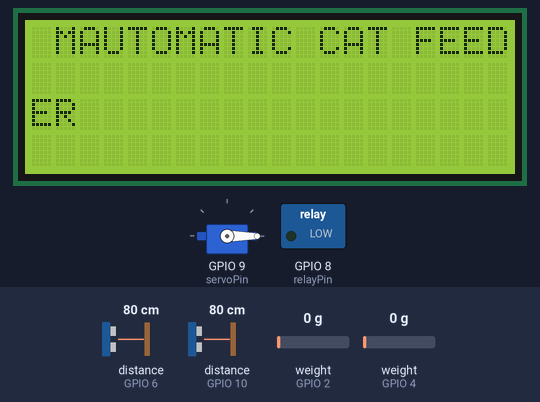
Simulated run of this sketch. Board: ESP8266 (NodeMCU). Shown: 20×4 character LCD, servo, switched loads named in the sketch (green lamp = pin HIGH). Inputs (shaded band) come from the test bench; at power-on: distance to the obstacle (sensors on GPIO 6, GPIO 10) 80 cm, weight on the scale (sensors on GPIO 2, GPIO 4) 0 g. The echo pulse lasts 58.3 µs per cm; WiFi joins after 1.5 s; servers stay silent unless stated; the local clock reads 2024-03-15 10:24:30 at power-on unless the sketch sets it; pins used as bus, display or sensor lines are not drawn; what the sketch prints to the serial monitor is not drawn.

Above: at 3.2 s.
At 8.8 s:
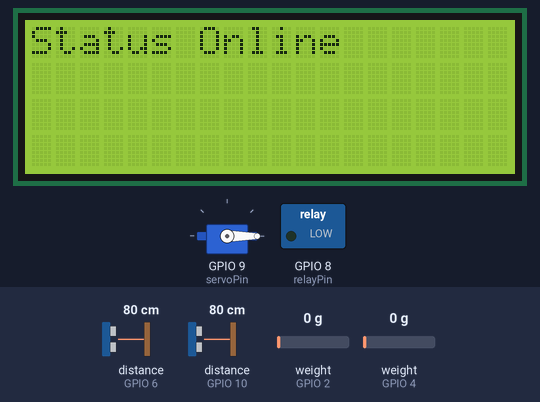
8.9 s: distance to the obstacle (sensor on GPIO 6) set to 7 cm
18.8 s: distance to the obstacle (sensor on GPIO 6) set to 4 cm
At 25.9 s:
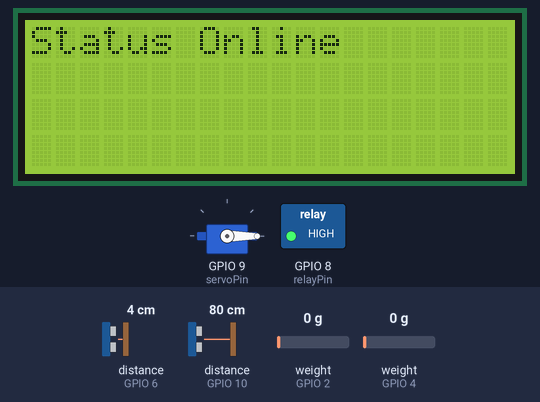
27.8 s: distance to the obstacle (sensor on GPIO 10) set to 15 cm
37.2 s: distance to the obstacle (sensor on GPIO 10) set to 12 cm
At 47.2 s:
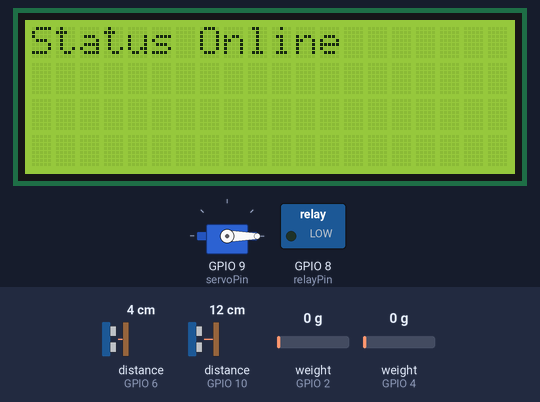
47.5 s: distance to the obstacle (sensor on GPIO 10) set to 9 cm
56.5 s: distance to the obstacle (sensor on GPIO 10) set to 6 cm
At 66.0 s:
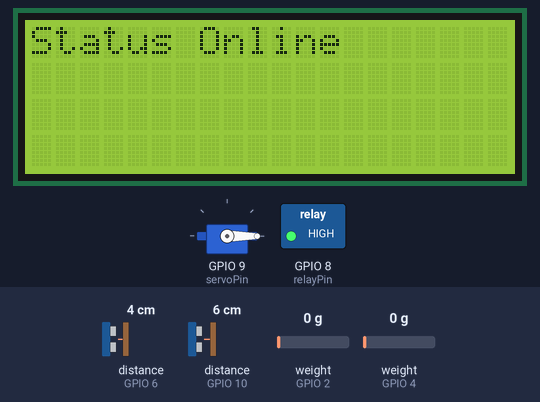
Timing chart, 0 to 67.5 s (numbered marks = the images above; inputs shaded):
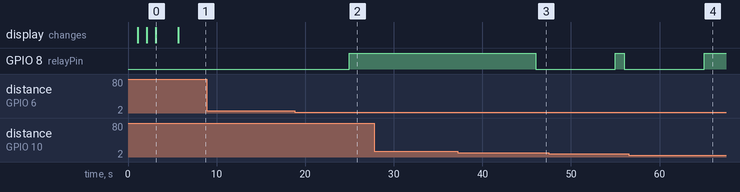

Measured:
- the behaviour switches between 6 and 5 cm on distance to the obstacle (sensor on GPIO 6) (found by bisection; images 1 and 2)
- the behaviour switches between 14 and 13 cm on distance to the obstacle (sensor on GPIO 10) (found by bisection; images 2 and 3)
- the behaviour switches between 8 and 7 cm on distance to the obstacle (sensor on GPIO 10) (found by bisection; images 3 and 4)
- after the input at 8.9 s, every drawn part: stays the same
- after the input at 18.8 s, GPIO 8 (relayPin): LOW → HIGH after 6.2 s
- after the input at 27.8 s, every drawn part: stays the same
- after the input at 37.2 s, GPIO 8 (relayPin): HIGH → LOW after 8.8 s
- after the input at 56.5 s, GPIO 8 (relayPin): goes on until 65.0 s, then stays HIGH
- what the display in image 0 shows lasts 2.5 s, from 3.2 s to 5.7 s

The sketch:

tugas_akhir.ino
```cpp
// add library alat esp, arduino and database

// #include <Arduino.h>
// #if defined (ESP32)
// #elif defined (ESP8266)
// #endif

#include <Arduino.h>
#include <ESP8266WiFi.h>
#include <WiFi.h>
#include <WiFiManager.h>
#include <Firebase_ESP_Client.h>

#include "addons/TokenHelper.h"
#include "addons/RTDBHelper.h"

// library alat sensor
#include <Wire.h>
#include <Servo.h>
#include <LiquidCrystal_I2C.h>
#include "HX711.h"
#include <RTClib.h>

// define wifi dan koneksi ke database
// #define WIFI_SSID "Tugasakhir"
// #define WIFI_PASSWORD "wifisigit"
#define API_KEY "AIzaSyD9cMliTs9G41vgRLcjS2VacvtMWWR1doQ"
#define DATABASE_URL "tugas-akhir-3c0d9-default-rtdb.asia-southeast1.firebasedatabase.app/"
// #define DATABASE_AUTH "pTwKOZa4sifddtLnt0kFt8NJVHh3VXf1gDWdgUnh"
#define USER_EMAIL "mhsigit01@gmail.com"
#define USER_PASSWORD "muhammadsigit292001"

// Firebase config
FirebaseData firebaseData;
FirebaseAuth auth;
FirebaseConfig config;
FirebaseJson jadwalPagiJson;
FirebaseJson jadwalSoreJson;

// Timer variables (send new reading every three minutes)
unsigned long sendDataPrevMillis = 0 ;
unsigned long timerDelay = 180000;

// variable user uid
String uid;

// Database main path and parent path
String databasePath;

String jadwalPagiNode;
String jadwalSoreNode;

// pump and servo status
String pumpStatus;
String servoStatus;

String status;


// wifi setup variable
bool res;
bool mode;

// String status = "on";

// RTC
RTC_DS3231 rtc;
char dataHari[7][12] = {"Minggu", "Senin", " Selasa", "Rabu"," Kamis", "Jum'at", " Sabtu"};
int tanggal, bulan, tahun, jam, menit, detik;
String hari;

// lcd
LiquidCrystal_I2C lcd(0x27, 20, 4);

// Program LoadCell tabung
#define LOADCELL_TABUNG_DOUT_PIN 2
#define LOADCELL_TABUNG_SCK_PIN 3
HX711 lcTabung;
float calibration_factor_tabung = 27.5;
float beratTabung;

// program loadcell wadah
#define LOADCELL_WADAH_DOUT_PIN  4
#define LOADCELL_WADAH_SCK_PIN 5
HX711 lcWadah;
float calibration_factor_wadah = 30.5;
float beratWadah;

// Ultrasonic tabung
#define echoPinTabung 6
#define trigPinTabung 7
long durasiTabung;
int jarakTabung, tinggiAirTabung;
int tinggiSensorTabung = 17; // belum ditambah tabung baru (hitungan masih 1 tabung)

// relay
#define relayPin 8

// Servo
#define servoPin 9
Servo myServo;

//  ultrasonic wadah
#define echoPinWadah 10
#define trigPinWadah 11
long durasiWadah;
int jarakWadah, tinggiAirWadah;
float tinggiSensorWadah = 12.2;

// inisialisasi wifi
void initWiFi(){
    // WiFi.begin(WIFI_SSID, WIFI_PASSWORD);
    // Serial.print("Membuat Koneksi ke WIFI");
    // while(WiFi.status() != WL_CONNECTED){
    //   Serial.print(".");
    //   delay(300);
    // }
    // Serial.println();
    // Serial.print("Koneksi ke Internet dengan IP : ");
    // Serial.println(WiFi.localIP());
    // Serial.println();
    WiFiManager wifiConfig;
    WiFi.mode(WIFI_STA);
    res = wifiConfig.autoConnect("Auto_CAF", "tugasakhir");
    if(!res) {
      Serial.println("Koneksi Gagal");
      lcd.setCursor(0,0);
      lcd.print("Status Offline");
      mode = false;
    }
    else {
        delay(1000);
        Serial.println("Koneksi Berhasil");
        lcd.clear();
        lcd.setCursor(0,0);
        lcd.print("Status Online");
        String WIFI_SSID = wifiConfig.getWiFiSSID();
        String WIFI_PASSWORD = wifiConfig.getWiFiPass();
        WiFi.begin(WIFI_SSID, WIFI_PASSWORD);
        mode = true;
    }
}

// inisialisasi LCD
void initLCD(){
  lcd.clear();
  lcd.setCursor(1,0);
  lcd.print("TUGAS AKHIR");
  lcd.setCursor(2,0);
  lcd.print("INTERNET OF THINGS");
  delay(1000);
  lcd.clear();
  lcd.setCursor(1,0);
  lcd.print("Oleh : ");
  lcd.setCursor(2,0);
  lcd.print("M.Aswin.Sigit");
  delay(1000);
  lcd.clear();
  lcd.setCursor(1,0);
  lcd.print("MULAI PROGRAM");
  lcd.setCursor(2,0);
  lcd.print("AUTOMATIC CAT FEEDER");
}

// inisialisasi firebase RTDB
void initFirebase(){
  // config koneksi ke firebase
  config.api_key = API_KEY;
  config.database_url = DATABASE_URL;

  // calling auth email and password user
  auth.user.email = USER_EMAIL;
  auth.user.password = USER_PASSWORD;

  Firebase.reconnectWiFi(true);

  firebaseData.setReadTimeout(firebaseData, 1000 * 60);
  firebaseData.setwriteSizeLimit(firebaseData, "tiny");

  // Assign the callback function for the long running token generation task  and see addons/TokenHelper.h
  config.token_status_callback = tokenStatusCallback;

  // Assign the maximum retry of token generation
  config.max_token_generation_retry = 5;

  // Initialize the library with the Firebase authen and config
  Firebase.begin(&config, &auth);

  delay(2000);

  // Getting the user UID might take a few seconds
  Serial.println("Mendapatkan User UID");
  while((auth.token.uid) == ""){
    Serial.print(".");
    delay(1000);
  }

  // Print user UID
  uid = auth.token.uid.c_str();
  Serial.print("User UID : ");
  Serial.print(uid);

  // Update database path
  databasePath = "/UsersData" + uid + "/";
}

// function sensor loadcell tabung
void LCTabung(){

  DateTime now = rtc.now();
  now = rtc.now();
  jam = now.hour(), DEC;
  menit = now.minute(), DEC;
  detik = now.second(), DEC;
  tanggal = now.day(), DEC;
  bulan = now.month(), DEC;
  tahun = now.year(), DEC;
  hari = dataHari[now.dayOfTheWeek()];

  beratTabung = lcTabung.get_units(25);

  // set jadwal pagi
  if(jam == 8 & menit == 0 & detik == 0){

    if(beratTabung < 0){
     beratTabung = 0.0;
    }

    else if(beratTabung < 1000){
      // lcd
      // lcd.clear();
      // lcd.setCursor(0,0);
      // lcd.print("Silahkan Timbang");
      // lcd.setCursor(0,1);
      // lcd.print("Berat : ");
      // lcd.print(beratTabung, 1);
      // lcd.print(" g");

      bukaServo(2);
    }

    lcTabung.power_down();
    delay(2000);
    lcTabung.power_up();

  }

  // set jadwal sore
  else if(jam == 17 & menit == 1 & detik == 1){

    if(beratTabung < 0){
     beratTabung = 0.0;
    }

    else if(beratTabung < 1000){
      // lcd
      // lcd.clear();
      // lcd.setCursor(0,0);
      // lcd.print("Silahkan Timbang");
      // lcd.setCursor(0,1);
      // lcd.print("Berat : ");
      // lcd.print(beratTabung, 1);
      // lcd.print(" g");

      bukaServo(2);
    }

    lcTabung.power_down();
    delay(2000);
    lcTabung.power_up();

  }

  delay(1000);

}

// function sensor loadcell wadah
void LCWadah(){

  DateTime now = rtc.now();
  now = rtc.now();
  jam = now.hour(), DEC;
  menit = now.minute(), DEC;
  detik = now.second(), DEC;
  tanggal = now.day(), DEC;
  bulan = now.month(), DEC;
  tahun = now.year(), DEC;
  hari = dataHari[now.dayOfTheWeek()];

  beratWadah = lcWadah.get_units(25);

  // set jadwal pagi
  if(jam == 8 & menit == 0 & detik == 0){

    if(beratWadah < 0){
    beratWadah = 0.0;
    }

    else if(beratWadah < 1000){
      // lcd
      // lcd.clear();
      // lcd.setCursor(0,0);
      // lcd.print("Silahkan Timbang");
      // lcd.setCursor(0,1);
      // lcd.print("Berat : ");
      // lcd.print(beratWadah, 1);
      // lcd.print(" g");

      bukaServo(2);
    }

    lcWadah.power_down();
    delay(2000);
    lcWadah.power_up();

  }

  // set jadwal sore
  else if(jam == 17 & menit == 1 & detik == 1){

    if(beratWadah < 0){
     beratTabung = 0.0;
    }

    else if(beratTabung < 1000){
      // lcd
      // lcd.clear();
      // lcd.setCursor(0,0);
      // lcd.print("Silahkan Timbang");
      // lcd.setCursor(0,1);
      // lcd.print("Berat : ");
      // lcd.print(beratTabung, 1);
      // lcd.print(" g");

      bukaServo(2);
    }

    lcTabung.power_down();
    delay(2000);
    lcTabung.power_up();

  }

  delay(1000);

}

// function buka servo
void bukaServo(int jumlah){

  for (int i=1; i<= jumlah; i++){

    for(int posisi=0; posisi <=180; posisi++){
      myServo.write(posisi);
      delay(10);
    }

    for(int posisi = 180; posisi >= 0; posisi--){
      myServo.write(posisi);
      delay(10);
    }

  }

  // servoTabung.write(0);
  // delay(1000);
  // servoTabung.write(90);
  // delay(1000);

}

// function sensor ultrasonic tabung
void USTabung(){
  digitalWrite(trigPinTabung, LOW);
  delayMicroseconds(2);
  digitalWrite(trigPinTabung, HIGH);
  delayMicroseconds(10);
  digitalWrite(trigPinTabung, LOW);
  durasiTabung = pulseIn(echoPinTabung, HIGH);
  jarakTabung = durasiTabung/58;

  tinggiAirTabung = tinggiSensorTabung - jarakTabung;

  if(tinggiAirTabung < 0){
    tinggiAirTabung = 0;
  }

  else if(tinggiAirTabung <= 6){
    digitalWrite(relayPin, LOW);
    // Serial.print("Jarak Tabung : ");
    // Serial.print(tinggiAirTabung);
    // Serial.print(" cm");
    // Serial.println();
  }

  else if(tinggiAirTabung >= 12){
    digitalWrite(relayPin, HIGH);
    // Serial.print("Jarak Tabung : ");
    // Serial.print(tinggiAirTabung);
    // Serial.print(" cm");
    // Serial.println();
  }
  else{
    Serial.println("Error");
  }
  delay(1000);
}

// function sensor ultrasonic wadah
void USWadah(){
  digitalWrite(trigPinWadah, LOW);
  delayMicroseconds(2);
  digitalWrite(trigPinWadah, HIGH);
  delayMicroseconds(10);
  digitalWrite(trigPinWadah, LOW);
  durasiWadah = pulseIn(echoPinWadah, HIGH);
  jarakWadah = durasiWadah/58;

  tinggiAirWadah = tinggiSensorWadah - jarakWadah;

  if(tinggiAirWadah < 0){
    tinggiAirWadah = 0;
  }

  else if(tinggiAirWadah <= 4){
    digitalWrite(relayPin, LOW);
    // Serial.print("Jarak Wadah : ");
    // Serial.print(tinggiAirWadah);
    // Serial.print(" cm");
    // Serial.println();
  }

  else if(tinggiAirWadah >= 7){
    digitalWrite(relayPin, HIGH);
    // Serial.print("Jarak Wadag : ");
    // Serial.print(tinggiAirWadah);
    // Serial.print(" cm");
    // Serial.println();
  }
  delay(1000);
}

void initJson(){
  DateTime now = rtc.now();

  // jadwal pagi
  jadwalPagiJson.add("tabungMakan", beratTabung);
  jadwalPagiJson.add("wadahMakan", beratWadah);
  jadwalPagiJson.add("tabungMinum", tinggiAirTabung);
  jadwalPagiJson.add("wadahMinum", tinggiAirWadah);
  jadwalPagiJson.add("pump", pumpStatus);
  jadwalPagiJson.add("servo", servoStatus);
  jadwalPagiJson.add("timestamp", String("DateTime::CREATED_AT : \t") + now.timestamp(DateTime::TIMESTAMP_FULL));

  // jadwal sore
  jadwalSoreJson.add("tabungMakan", beratTabung);
  jadwalSoreJson.add("wadahMakan", beratWadah);
  jadwalSoreJson.add("tabungMinum", tinggiAirTabung);
  jadwalSoreJson.add("wadahMinum", tinggiAirWadah);
  jadwalSoreJson.add("pump", pumpStatus);
  jadwalSoreJson.add("servo", servoStatus);
  jadwalSoreJson.add("timestamp", String("DateTime::CREATED_AT : \t") + now.timestamp(DateTime::TIMESTAMP_FULL));
}

void pump(){
  if(Firebase.getString(&firebaseData, jadwalPagiNode.c_str(), status)){
    if(firebaseData.dataType() == "string"){
      String pumpStatus = firebaseData.stringData();
      if(pumpStatus == "ON"){
        Serial.println("PUMP NYALA");
        digitalWrite(relayPin, HIGH);
      }
      else if(pumpStatus == "OFF"){
        Serial.println("PUMP MATI");
        digitalWrite(relayPin, LOW);
      }
      else{
        Serial.println("Source Code Salah isi dengan Data ON/OFF");
      }
    }
  }
  else{
     Serial.println("GAGAL MENGIRIM DATA");
     Serial.println("Error : " + firebaseData.errorReason());
     Serial.println("------------------------------------");
     Serial.println();
  }
}

void servo(){
}

void setup() {
  Serial.begin(115200);

  // Wire setup
  Wire.begin();

  // RTC setup
  rtc.begin();
  rtc.adjust(DateTime(F(__DATE__),F(__TIME__)));

  // lcd setup
  lcd.begin();
  // lcd.init(20,4);
  lcd.backlight();

  // loadcell tabung setup
  lcTabung.begin(LOADCELL_TABUNG_DOUT_PIN, LOADCELL_TABUNG_SCK_PIN);
  lcTabung.set_scale(calibration_factor_tabung);
  // lcTabung.tare(50);

  // loadcell wadah setup
  lcWadah.begin(LOADCELL_WADAH_DOUT_PIN, LOADCELL_WADAH_SCK_PIN);
  lcWadah.set_scale(calibration_factor_wadah);
  // lcWadah.tare(50);

  // ultrasonic tabung setup
  pinMode(echoPinTabung, INPUT);
  pinMode(trigPinTabung, OUTPUT);

  // ultrasonic wadah setup
  pinMode(echoPinWadah, INPUT);
  pinMode(trigPinWadah, OUTPUT);

  // servo setup tabung
  myServo.attach(servoPin);
  myServo.write(0);

  // Relay and pump setup
  pinMode(relayPin, OUTPUT);

  delay(1000);

  Serial.println("START PROGRAM");

  // call class init LCD
  initLCD();

  // call class init wifi
  initWiFi();

  // call class init firebase
  initFirebase();

  // call class init json
  initJson();
}

void loop() {

  // readSensor();
  // displayLCD();

  // elif untuk mode program
    if(mode == false){
      readSensor();
      displayLCD();
    }

    else{
      readSensor();
      // displayLCD();
      sendSensorData();
      delay(500);
    }

}

void displayLCD(){
  lcd.clear();
  lcd.setCursor(0,0);
  lcd.print("Berat Tabung : ");
  lcd.print(beratTabung, 1);
  lcd.setCursor(0,1);
  lcd.print("Air Tabung : ");
  lcd.print(tinggiAirTabung);
  lcd.setCursor(0,2);
  lcd.print("Berat Wadah : ");
  lcd.print(beratWadah, 1);
  lcd.setCursor(0,3);
  lcd.print("Air Wadah : ");
  lcd.print(tinggiAirWadah);
}

void readSensor(){

  LCTabung();

  LCWadah();

  USTabung();

  USWadah();

  delay(500);

}

void sendSensorData(){
    DateTime now = rtc.now();
    now = rtc.now();

      if(Firebase.isTokenExpired()){
        Firebase.refreshToken(&config);
        Serial.println("Refresh Token");
      }
      // store data ke firebase RTDB
      else if(Firebase.ready() && (millis() - sendDataPrevMillis > timerDelay || sendDataPrevMillis == 0) ){

        sendDataPrevMillis = millis();

        jadwalPagiNode = databasePath + "/jadwalPagi";
        jadwalSoreNode = databasePath + "/jadwalSore";

        // store data ke database
        // Firebase.RTDB.setJSON(&firebaseData, jadwalPagiNode.c_str(), &jadwalPagiJson);
        // Firebase.RTDB.setJSON(&firebaseData, jadwalSoreNode.c_str(), &jadwalSoreJson);

        if(Firebase.RTDB.setJSON(&firebaseData, jadwalPagiNode.c_str(), &jadwalPagiJson)){
          Serial.println("PASSED");
          Serial.println("PATH : " + firebaseData.dataPath());
          Serial.println("TYPE: " + firebaseData.dataType());
          Serial.print("VALUE: ");
          //see addons/RTDBHelper.h
          printResult(firebaseData);
          Serial.println("------------------------------------");
          Serial.println();
        }
        else{
          Serial.println("GAGAL MENGIRIM DATA");
          Serial.println("Error : " + firebaseData.errorReason());
          Serial.println("------------------------------------");
          Serial.println();
        }

        if(Firebase.RTDB.setJSON(&firebaseData, jadwalSoreNode.c_str(), &jadwalSoreJson)){
          Serial.println("PASSED");
          Serial.println("PATH : " + firebaseData.dataPath());
          Serial.println("TYPE: " + firebaseData.dataType());
          Serial.print("VALUE: ");
          //see addons/RTDBHelper.h
          printResult(firebaseData);
          Serial.println("------------------------------------");
          Serial.println();
        }
        else{
          Serial.println("GAGAL MENGIRIM DATA");
          Serial.println("Error : " + firebaseData.errorReason());
          Serial.println("------------------------------------");
          Serial.println();
        }
      }

      else{
        Serial.println("Tidak Dapat Mengirimkan Data");
      }
}
```
